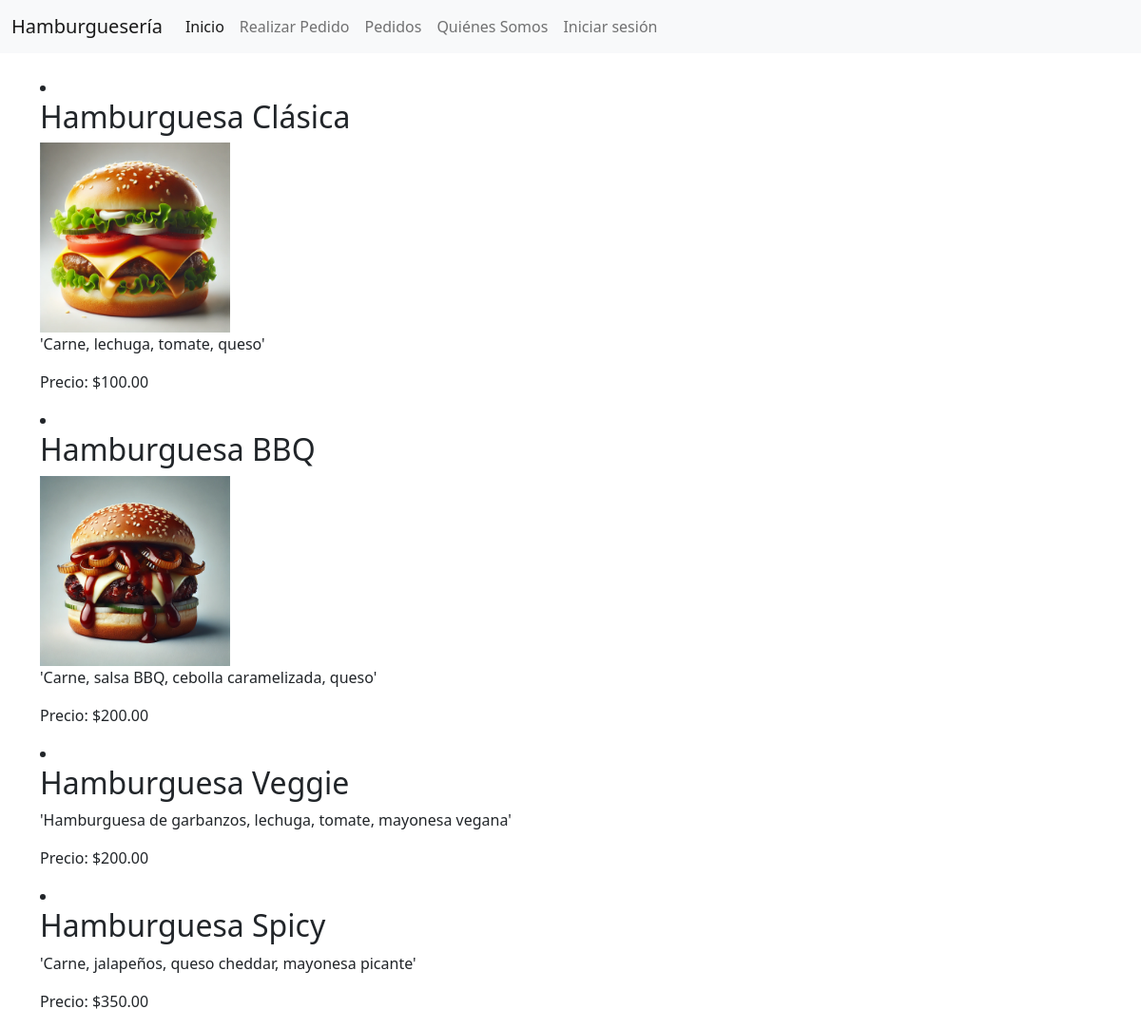
The page / on the database its author committed.
### menu_app/models.py (models this page shows, shortened)
class Hamburguesa(models.Model):
    nombre = models.CharField(max_length=100)
    descripcion = models.TextField()
    precio = models.DecimalField(max_digits=5, decimal_places=2)
    imagen = models.ImageField(upload_to='hamburguesas/', null=True, blank=True)

### menu_app/views.py (the view)
# urls.py: path('', menu_view, name='menu'),
def menu_view(request):
    hamburguesas = Hamburguesa.objects.all()
    return render(request, 'menu_app/menu.html', {'hamburguesas': hamburguesas})

### menu_app/templates/menu_app/menu.html (shortened to what this page needs)
{% extends 'base.html' %}
{% block content %}
        {% for hamburguesa in hamburguesas %}
        <li>
            <h2>{{ hamburguesa.nombre }}</h2>
            {% if hamburguesa.imagen %}
                <img src="{{ hamburguesa.imagen.url }}" alt="{{ hamburguesa.nombre }}" style="width: 200px; height: auto;">
            {% endif %}
            <p>{{ hamburguesa.descripcion }}</p>
            <p>Precio: ${{ hamburguesa.precio }}</p>
        </li>
        {% endfor %}
{% endblock %}

### rows shown on the page
Hamburguesa: nombre "Hamburguesa Clásica", imagen (picture), descripcion "'Carne, lechuga, tomate, queso'", precio "100.00"
Hamburguesa: nombre "Hamburguesa BBQ", imagen (picture), descripcion "'Carne, salsa BBQ, cebolla caramelizada, queso'", precio "200.00"
Hamburguesa: nombre "Hamburguesa Veggie", descripcion "'Hamburguesa de garbanzos, lechuga, tomate, mayonesa vegana'", precio "200.00"
Hamburguesa: nombre "Hamburguesa Spicy", descripcion "'Carne, jalapeños, queso cheddar, mayonesa picante'", precio "350.00"
